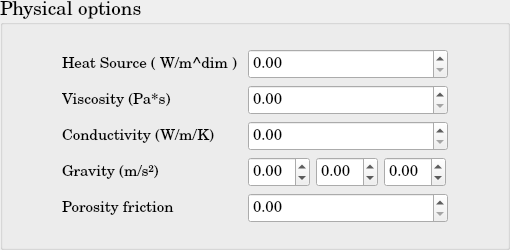
       <widget class="QGroupBox" name="SP_PhysicalOptions">
        <property name="minimumSize">
         <size>
          <width>510</width>
          <height>250</height>
         </size>
        </property>
        <property name="maximumSize">
         <size>
          <width>510</width>
          <height>250</height>
         </size>
        </property>
        <property name="font">
         <font>
          <family>Century Schoolbook L</family>
          <pointsize>14</pointsize>
          <weight>50</weight>
          <bold>false</bold>
         </font>
        </property>
        <property name="title">
         <string>Physical options</string>
        </property>
        <layout class="QGridLayout" name="gridLayout_16">
         <item row="0" column="0">
          <layout class="QGridLayout" name="gridLayout_14">
           <item row="0" column="0">
            <widget class="QLabel" name="SP_HeatSource">
             <property name="minimumSize">
              <size>
               <width>180</width>
               <height>30</height>
              </size>
             </property>
             <property name="maximumSize">
              <size>
               <width>180</width>
               <height>30</height>
              </size>
             </property>
             <property name="font">
              <font>
               <pointsize>11</pointsize>
              </font>
             </property>
             <property name="text">
              <string>Heat Source ( W/m^dim )</string>
             </property>
            </widget>
           </item>
           <item row="0" column="1">
            <widget class="QDoubleSpinBox" name="SP_HeatSource_doubleSpinBox">
             <property name="minimumSize">
              <size>
               <width>200</width>
               <height>30</height>
              </size>
             </property>
             <property name="maximumSize">
              <size>
               <width>200</width>
               <height>30</height>
              </size>
             </property>
             <property name="font">
              <font>
               <pointsize>11</pointsize>
              </font>
             </property>
             <property name="maximum">
              <double>1000000000.000000000000000</double>
             </property>
            </widget>
           </item>
           <item row="1" column="0">
            <widget class="QLabel" name="SP_Viscosity">
             <property name="minimumSize">
              <size>
               <width>180</width>
               <height>30</height>
              </size>
             </property>
             <property name="maximumSize">
              <size>
               <width>180</width>
               <height>30</height>
              </size>
             </property>
             <property name="font">
              <font>
               <pointsize>11</pointsize>
              </font>
             </property>
             <property name="text">
              <string>Viscosity (Pa*s)</string>
             </property>
            </widget>
           </item>
           <item row="1" column="1">
            <widget class="QDoubleSpinBox" name="SP_ViscositydoubleSpinBox">
             <property name="minimumSize">
              <size>
               <width>200</width>
               <height>30</height>
              </size>
             </property>
             <property name="maximumSize">
              <size>
               <width>200</width>
               <height>30</height>
              </size>
             </property>
             <property name="font">
              <font>
               <pointsize>11</pointsize>
              </font>
             </property>
             <property name="maximum">
              <double>1000000000.000000000000000</double>
             </property>
            </widget>
           </item>
           <item row="2" column="0">
            <widget class="QLabel" name="SP_Conductivity">
             <property name="minimumSize">
              <size>
               <width>180</width>
               <height>30</height>
              </size>
             </property>
             <property name="maximumSize">
              <size>
               <width>180</width>
               <height>30</height>
              </size>
             </property>
             <property name="font">
              <font>
               <pointsize>11</pointsize>
              </font>
             </property>
             <property name="text">
              <string>Conductivity (W/m/K)</string>
             </property>
            </widget>
           </item>
           <item row="2" column="1">
            <widget class="QDoubleSpinBox" name="SP_Conductivity_doubleSpinBox">
             <property name="minimumSize">
              <size>
               <width>200</width>
               <height>30</height>
              </size>
             </property>
             <property name="maximumSize">
              <size>
               <width>200</width>
               <height>30</height>
              </size>
             </property>
             <property name="font">
              <font>
               <pointsize>11</pointsize>
              </font>
             </property>
             <property name="maximum">
              <double>1000000000.000000000000000</double>
             </property>
            </widget>
           </item>
           <item row="3" column="0">
            <widget class="QLabel" name="SP_Gravity">
             <property name="minimumSize">
              <size>
               <width>180</width>
               <height>30</height>
              </size>
             </property>
             <property name="maximumSize">
              <size>
               <width>180</width>
               <height>30</height>
              </size>
             </property>
             <property name="font">
              <font>
               <pointsize>11</pointsize>
              </font>
             </property>
             <property name="text">
              <string>Gravity (m/s²)</string>
             </property>
            </widget>
           </item>
           <item row="3" column="1">
            <layout class="QHBoxLayout" name="SP_Gravity_hLayout">
             <item>
              <widget class="QDoubleSpinBox" name="SP_Gravity_1d_doubleSpinBox">
               <property name="minimumSize">
                <size>
                 <width>62</width>
                 <height>30</height>
                </size>
               </property>
               <property name="maximumSize">
                <size>
                 <width>62</width>
                 <height>30</height>
                </size>
               </property>
               <property name="font">
                <font>
                 <pointsize>11</pointsize>
                </font>
               </property>
               <property name="minimum">
                <double>-1000000000.000000000000000</double>
               </property>
               <property name="maximum">
                <double>1000000000.000000000000000</double>
               </property>
              </widget>
             </item>
             <item>
              <widget class="QDoubleSpinBox" name="SP_Gravity_2d_doubleSpinBox">
               <property name="minimumSize">
                <size>
                 <width>62</width>
                 <height>30</height>
                </size>
               </property>
               <property name="maximumSize">
                <size>
                 <width>62</width>
                 <height>30</height>
                </size>
               </property>
               <property name="font">
                <font>
                 <pointsize>11</pointsize>
                </font>
               </property>
               <property name="minimum">
                <double>-1000000000.000000000000000</double>
               </property>
               <property name="maximum">
                <double>1000000000.000000000000000</double>
               </property>
              </widget>
             </item>
             <item>
              <widget class="QDoubleSpinBox" name="SP_Gravity_3d_doubleSpinBox">
               <property name="minimumSize">
                <size>
                 <width>62</width>
                 <height>30</height>
                </size>
               </property>
               <property name="maximumSize">
                <size>
                 <width>62</width>
                 <height>30</height>
                </size>
               </property>
               <property name="font">
                <font>
                 <pointsize>11</pointsize>
                </font>
               </property>
               <property name="minimum">
                <double>-1000000000.000000000000000</double>
               </property>
               <property name="maximum">
                <double>1000000000.000000000000000</double>
               </property>
              </widget>
             </item>
            </layout>
           </item>
           <item row="4" column="0">
            <widget class="QLabel" name="SP_FrictionCoef">
             <property name="minimumSize">
              <size>
               <width>180</width>
               <height>30</height>
              </size>
             </property>
             <property name="maximumSize">
              <size>
               <width>180</width>
               <height>30</height>
              </size>
             </property>
             <property name="font">
              <font>
               <pointsize>11</pointsize>
              </font>
             </property>
             <property name="text">
              <string>Porosity friction</string>
             </property>
            </widget>
           </item>
           <item row="4" column="1">
            <widget class="QDoubleSpinBox" name="SP_FrictionCoefficients_doubleSpinBox">
             <property name="minimumSize">
              <size>
               <width>200</width>
               <height>30</height>
              </size>
             </property>
             <property name="maximumSize">
              <size>
               <width>200</width>
               <height>30</height>
              </size>
             </property>
             <property name="font">
              <font>
               <pointsize>11</pointsize>
              </font>
             </property>
             <property name="maximum">
              <double>1000000000.000000000000000</double>
             </property>
             <property name="singleStep">
              <double>0.000001000000000</double>
             </property>
            </widget>
           </item>
          </layout>
         </item>
        </layout>
       </widget>
